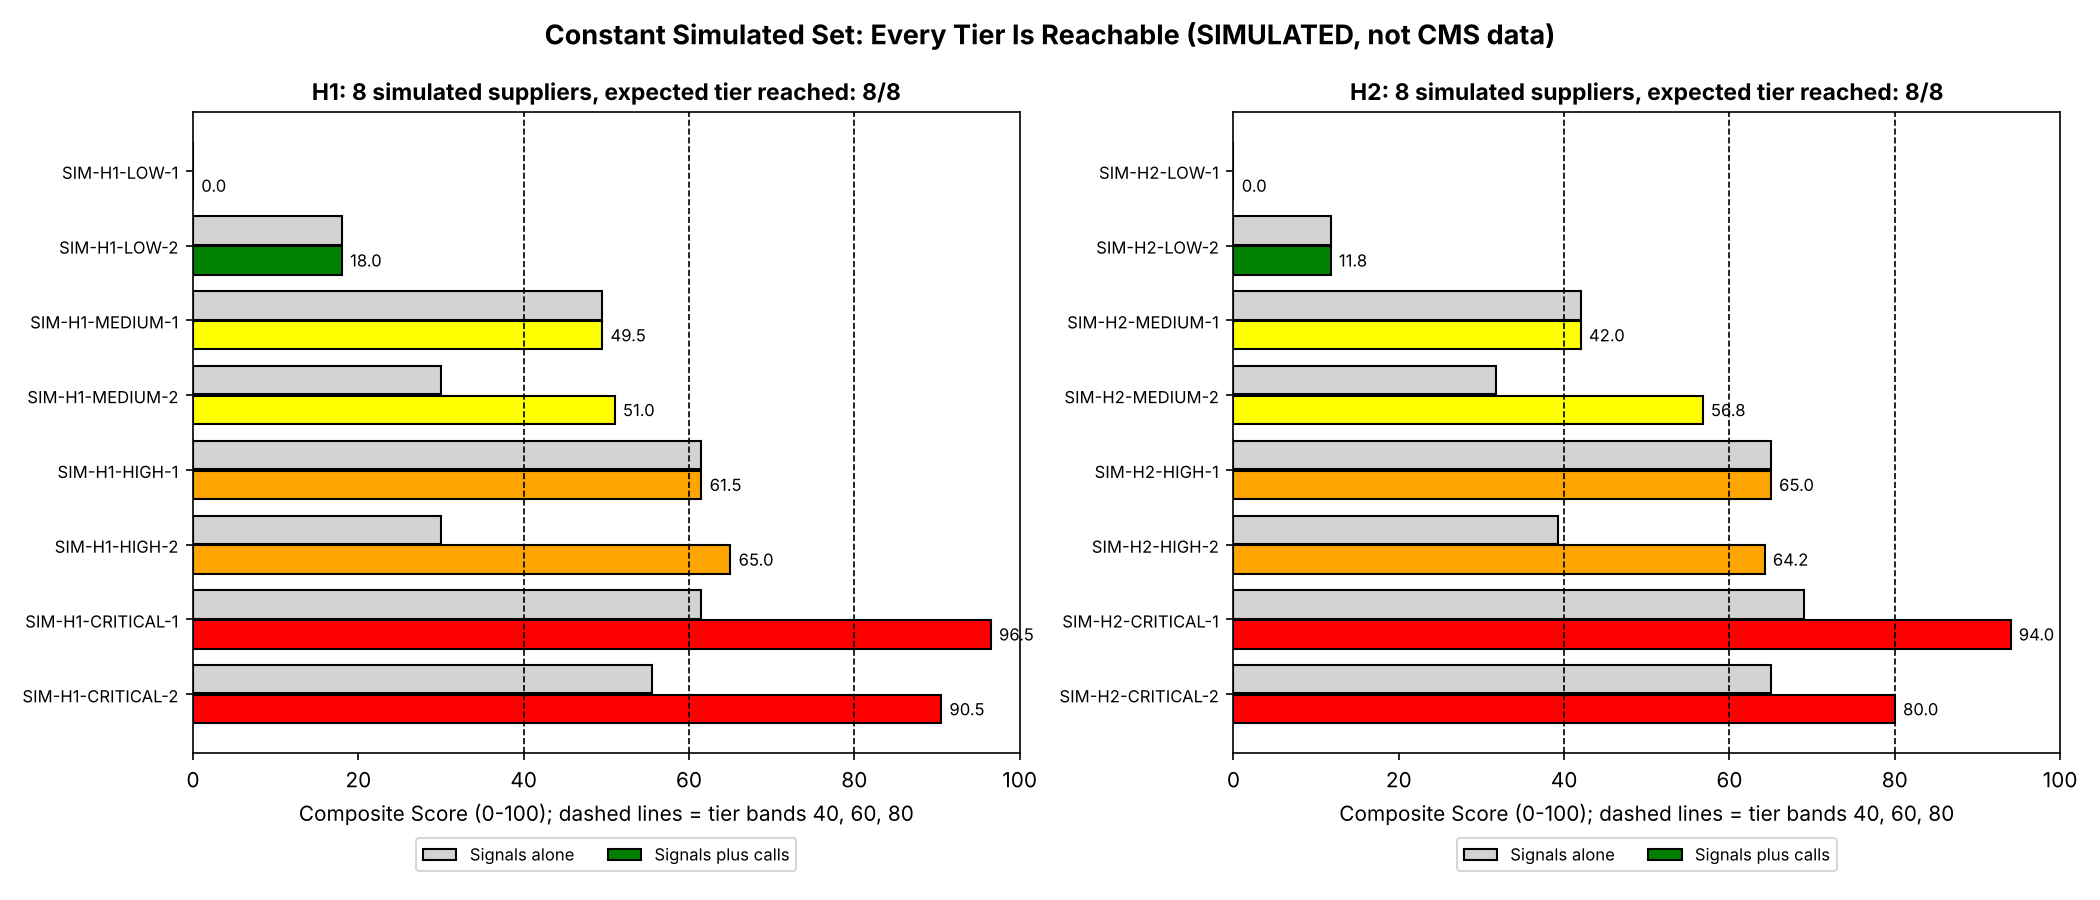

Write Python code to recreate this figure.
# viz_09_constant_set_ladder.py
# Constant simulated set: each fake supplier's score against the tier bands
# Input: tier_test_results.csv

import pandas as pd
import matplotlib.pyplot as plt

from pathlib import Path
BASE_DIR = Path(__file__).resolve().parent
DATA_DIR = BASE_DIR.parent / "CAET_tool"  # pipeline outputs

# ── LOAD ─────────────────────────────────────────────────────────────
df = pd.read_csv(str(DATA_DIR / "tier_test_results.csv"))
tier_colors = {"CRITICAL": "red", "HIGH": "orange", "MEDIUM": "yellow", "LOW": "green"}

# ── CHART ────────────────────────────────────────────────────────────
fig, axes = plt.subplots(1, 2, figsize=(14, 6))

for ax, hyp in zip(axes, ["H1", "H2"]):
    sub = df[df["hypothesis"] == hyp].reset_index(drop=True)
    y = range(len(sub))
    ax.barh(y, sub["composite_no_calls"], height=0.38, color="lightgray",
            edgecolor="black", label="Signals alone")
    ax.barh([i + 0.4 for i in y], sub["composite"], height=0.38,
            color=sub["actual"].map(tier_colors), edgecolor="black", label="Signals plus calls")
    for cut in (40, 60, 80):
        ax.axvline(cut, color="black", linestyle="--", linewidth=0.8)
    ax.set_yticks([i + 0.2 for i in y])
    ax.set_yticklabels(sub["case"], fontsize=8)
    ax.invert_yaxis()
    ax.set_xlim(0, 100)
    ax.set_xlabel("Composite Score (0-100); dashed lines = tier bands 40, 60, 80", labelpad=4)
    ax.set_title(f"{hyp}: 8 simulated suppliers, expected tier reached: {int(sub['match'].sum())}/8",
                 fontsize=11, fontweight="bold")
    for i, val in enumerate(sub["composite"]):
        ax.text(val + 1, i + 0.4, f"{val:.1f}", va="center", fontsize=8)
    ax.legend(loc="upper center", bbox_to_anchor=(0.5, -0.12), ncol=2, fontsize=8)

fig.suptitle("Constant Simulated Set: Every Tier Is Reachable (SIMULATED, not CMS data)",
             fontsize=13, fontweight="bold")

# ── SAVE ─────────────────────────────────────────────────────────────
plt.tight_layout()
plt.savefig(str(BASE_DIR / "viz_09_constant_set_ladder.png"), dpi=150)
plt.show()
print("Saved: viz_09_constant_set_ladder.png")
